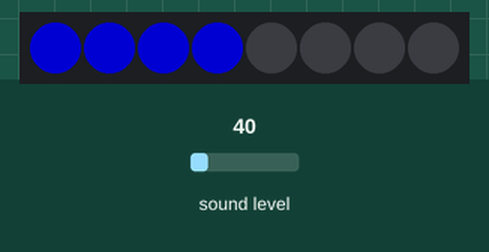
The program below on a simulated BBC micro:bit (MakeCode). Parts: 8 RGB LEDs in strip order, left to right. The test bench sets the inputs (shaded band); at power-on: sound level 40. Dim RGB values are drawn brighter than linear.

Above: at 1.2 s.
1.3 s: sound level set to 128
At 1.87 s:
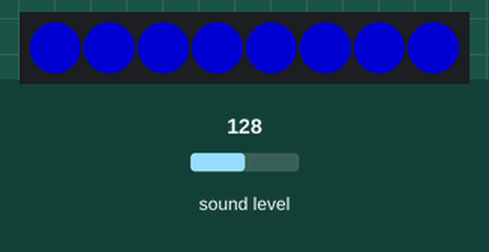
4.3 s: sound level set to 64
At 4.98 s:
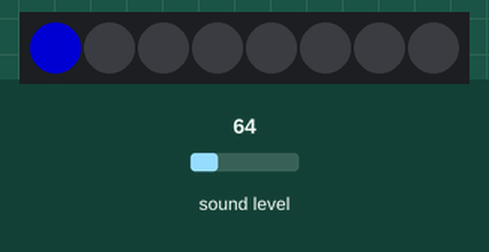
6.6 s: sound level set to 191
At 7.03 s:
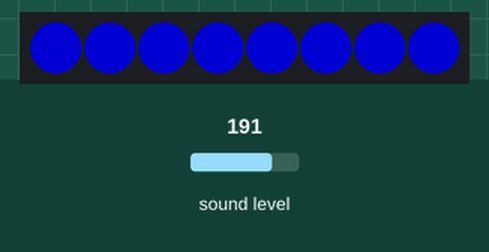
9.3 s: sound level set to 250
Timing chart, 0 to 13.3 s (numbered marks = the images above; inputs shaded):
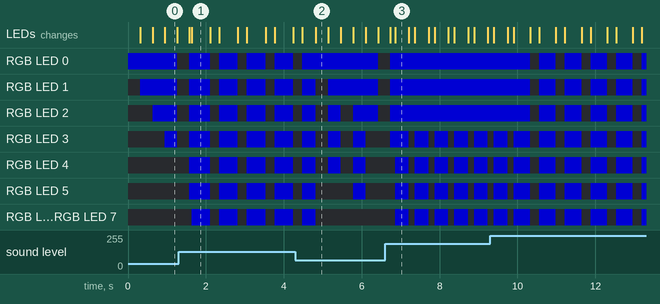

The program:

main.ts
```typescript
let Styrke = 0
let strip = neopixel.create(DigitalPin.P1, 8, NeoPixelMode.RGB)
strip.clear()
strip.show()
basic.forever(function () {
    Styrke = pins.map(
    input.soundLevel(),
    0,
    100,
    0,
    8
    )
    Styrke = Math.round(Styrke)
    if (Styrke > 0) {
        for (let indeks = 0; indeks <= Styrke; indeks++) {
            strip.setPixelColor(indeks, neopixel.colors(NeoPixelColors.Blue))
            strip.show()
            basic.pause(30)
        }
        strip.clear()
        strip.show()
    }
})
```

test.ts
```typescript
// les tests vont ici ; cela ne sera pas compilé si ce paquet est utilisé en tant qu'extension.
```

Measured:
- after the input at 6.6 s, the LEDs: first differ from a run without the input after 0.26 s (image 3)
- what the display in image 1 shows lasts 0.5 s, from 1.6 s to 2.1 s
